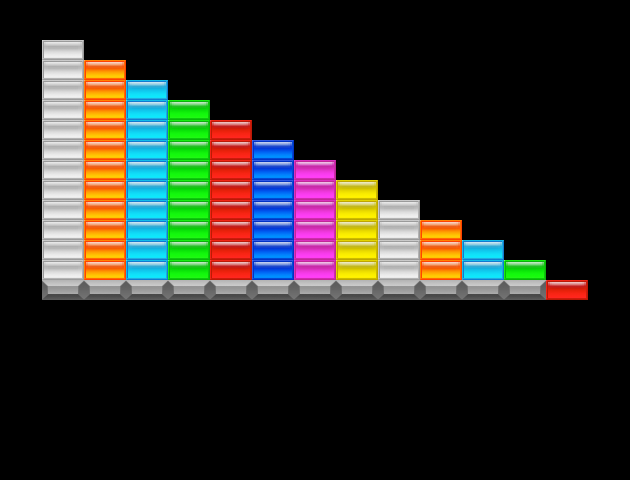

This is a level from a 2D game, rendered from its Tiled map with the project's own tilesets. A one-line summary and the map file follow, with tile-layer data summarised:
An orthogonal 15x24 tile map with 42x20 px tiles, 10 tile layers (red, orange, cyan, white, ...).

<map version="1.5" tiledversion="1.7.2" orientation="orthogonal" renderorder="left-down" width="15" height="24" tilewidth="42" tileheight="20" infinite="0" nextlayerid="12" nextobjectid="1">
 <tileset firstgid="1" name="sprites" tilewidth="42" tileheight="20" spacing="16" tilecount="420" columns="15">
  <image source="sprites/sprites.png" width="880" height="1024" />
 </tileset>
 <layer id="1" name="red" width="15" height="24">
  <data>[360 cells, 9 non-empty, 1 distinct tile ids]</data>
 </layer>
 <layer id="10" name="orange" width="15" height="24">
  <data>[360 cells, 14 non-empty, 1 distinct tile ids]</data>
 </layer>
 <layer id="11" name="cyan" width="15" height="24">
  <data>[360 cells, 12 non-empty, 1 distinct tile ids]</data>
 </layer>
 <layer id="9" name="white" width="15" height="24">
  <data>[360 cells, 16 non-empty, 1 distinct tile ids]</data>
 </layer>
 <layer id="2" name="yellow" width="15" height="24">
  <data>[360 cells, 5 non-empty, 1 distinct tile ids]</data>
 </layer>
 <layer id="3" name="blue" width="15" height="24">
  <data>[360 cells, 7 non-empty, 1 distinct tile ids]</data>
 </layer>
 <layer id="5" name="green" width="15" height="24">
  <data>[360 cells, 10 non-empty, 1 distinct tile ids]</data>
 </layer>
 <layer id="6" name="silver" width="15" height="24">
  <data>[360 cells, 12 non-empty, 1 distinct tile ids]</data>
 </layer>
 <layer id="7" name="gold" width="15" height="24">
  <data>[360 cells, 0 non-empty, 0 distinct tile ids]</data>
 </layer>
 <layer id="8" name="magenta" width="15" height="24">
  <data>[360 cells, 6 non-empty, 1 distinct tile ids]</data>
 </layer>
</map>
